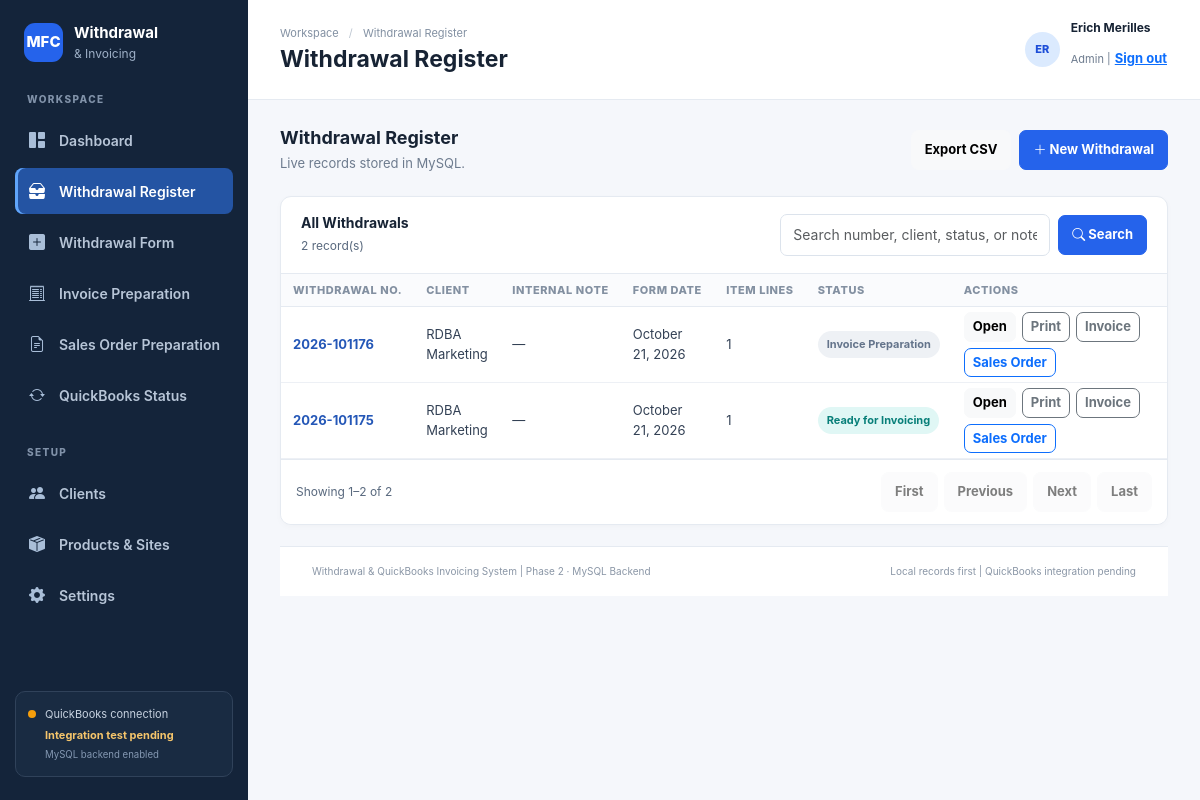
The page /frontend/withdrawals.php (signed in) on the database its author committed.
### tables this page shows
CREATE TABLE `withdrawals` (
  `id` bigint(20) UNSIGNED NOT NULL,
  `withdrawal_no` varchar(40) NOT NULL,
  `saved_on` datetime NOT NULL DEFAULT current_timestamp(),
  `time_received` time DEFAULT NULL,
  `pick_up_time` time DEFAULT NULL,
  `client_id` bigint(20) UNSIGNED NOT NULL,
  `form_date` date NOT NULL,
  `po_no` varchar(100) DEFAULT NULL,
  `internal_note` text DEFAULT NULL,
  `status` enum('Draft','Ready for Invoicing','Invoice Preparation','Invoiced','Cancelled') NOT NULL DEFAULT 'Draft',
  `created_by` bigint(20) UNSIGNED DEFAULT NULL,
  `updated_by` bigint(20) UNSIGNED DEFAULT NULL,
  `created_at` datetime NOT NULL DEFAULT current_timestamp(),
  `updated_at` datetime DEFAULT NULL ON UPDATE current_timestamp()
);

CREATE TABLE `clients` (
  `id` bigint(20) UNSIGNED NOT NULL,
  `client_name` varchar(180) NOT NULL,
  `qb_list_id` varchar(100) DEFAULT NULL,
  `active` tinyint(1) NOT NULL DEFAULT 1,
  `created_at` datetime NOT NULL DEFAULT current_timestamp()
);

### backend/core/functions.php (called while the page is built, shortened)
<?php
function e(mixed $value): string
{
    return htmlspecialchars((string)$value, ENT_QUOTES | ENT_SUBSTITUTE, 'UTF-8');
}
function status_class(string $status): string
{
    $s = strtolower($status);
    if (str_contains($s, 'ready')) return 'status-teal';
    return 'status-muted';
}

### frontend/withdrawals.php (the view, shortened to what this page needs)
<?php
require __DIR__ . '/includes/layout_start.php';
$pdo = db();
$q = trim($_GET['q'] ?? '');
$sql = "SELECT w.id,w.withdrawal_no,w.form_date,w.status,w.internal_note,c.client_name,COUNT(wi.id) item_count FROM withdrawals w JOIN clients c ON c.id=w.client_id LEFT JOIN withdrawal_items wi ON wi.withdrawal_id=w.id WHERE (?='' OR w.withdrawal_no LIKE ? OR c.client_name LIKE ? OR w.status LIKE ? OR w.internal_note LIKE ?) GROUP BY w.id ORDER BY w.id DESC";
$s = $pdo->prepare($sql);
$like = '%' . $q . '%';
$s->execute([$q, $like, $like, $like, $like]);
$records = $s->fetchAll();
?>
<div class="page-intro">
    <div>
        <h2>Withdrawal Register</h2>
        <p>Live records stored in MySQL.</p>
    </div>
    <div class="toolbar">
        <a href="<?= e(APP_BASE_URL) ?>/backend/exports/withdrawals.php"
            class="btn btn-light">
            Export CSV
        </a>
        <a href="withdrawal_form.php" class="btn btn-primary">
            <i class="bi bi-plus-lg" aria-hidden="true"></i>
            New Withdrawal
        </a>
    </div>
</div>
<section class="panel">
    <div class="panel-header">
        <div>
            <h3>All Withdrawals</h3>
            <p><?= count($records) ?> record(s)</p>
        </div>
        <form class="toolbar" method="get" role="search"><input class="form-control" id="withdrawalSearch" name="q" value="<?= e($q) ?>" placeholder="Search number, client, status, or note"><button class="btn btn-primary" type="submit"><i class="bi bi-search" aria-hidden="true"></i> Search</button></form>
    </div>
    <div class="table-responsive">
        <table class="table">
            <thead>
                <tr>
                    <th>Withdrawal No.</th>
                    <th>Client</th>
                    <th>Internal Note</th>
                    <th>Form Date</th>
                    <th>Item Lines</th>
                    <th>Status</th>
                    <th>Actions</th>
                </tr>
            </thead>
            <tbody>
                <?php foreach ($records as $r): ?><tr>
                        <td><a class="record-no" href="withdrawal_form.php?withdrawal_no=<?= e($r['withdrawal_no']) ?>"><?= e($r['withdrawal_no']) ?></a></td>
                        <td><?= e($r['client_name']) ?></td>
                        <td>
                            <?php if (($r['internal_note'] ?? '') !== ''): ?>
                                <details class="withdrawal-register-note">
                                    <summary style="color:red; font-weight:bold;">
                                        <?= e($r['internal_note']) ?>
                                    </summary>
                                </details>
                            <?php else: ?>
                                <span class="muted">&mdash;</span>
                            <?php endif; ?>
                        </td>
                        <td><?= e(date('F d, Y', strtotime($r['form_date']))) ?></td>
                        <td><?= (int)$r['item_count'] ?></td>
                        <td><span class="status-pill <?= e(status_class($r['status'])) ?>"><?= e($r['status']) ?></span></td>
                        <td>
                            <div class="row-actions">
                                <a class="btn btn-light btn-sm"
                                    href="withdrawal_form.php?withdrawal_no=<?= e($r['withdrawal_no']) ?>">
                                    Open
                                </a>
                                <a class="btn btn-outline-secondary btn-sm"
                                    href="withdrawal_print.php?withdrawal_no=<?= e($r['withdrawal_no']) ?>"
                                    target="_blank">
                                    Print
                                </a>
                                <a class="btn btn-outline-secondary btn-sm"
                                    href="invoice_preparation.php?withdrawal_no=<?= e($r['withdrawal_no']) ?>">
                                    Invoice
                                </a>
                                <a class="btn btn-outline-primary btn-sm"
                                    href="sales_order_preparation.php?withdrawal_no=<?= e($r['withdrawal_no']) ?>">
                                    Sales Order
                                </a>
                            </div>
                        </td>
                    </tr><?php endforeach; ?>
            </tbody>
        </table>
    </div>
</section><?php require __DIR__ . '/includes/footer.php'; ?>

### frontend/assets/css/app.css (style rules this page uses)
* { box-sizing: border-box }
body { margin: 0; background: var(--workspace); color: var(--ink); font-family: Inter, -apple-system, BlinkMacSystemFont, "Segoe UI", Arial, sans-serif; font-size: 14px }
.page-intro { display: flex; align-items: flex-start; justify-content: space-between; gap: 18px; margin-bottom: 22px }
.page-intro h2 { font-size: 18px; font-weight: 750; margin: 0 0 6px }
.page-intro p { margin: 0; color: var(--muted); font-size: 12px }
.btn { border-radius: 7px; font-size: 12px; font-weight: 650; padding: 9px 13px }
.btn-primary { background: var(--blue); border-color: var(--blue) }
.stat-card, .panel { background: #fff; border: 1px solid var(--line); border-radius: 11px; box-shadow: 0 2px 6px rgba(20, 36, 58, .025) }
.panel { overflow: hidden; margin-bottom: 21px }
.panel-header { display: flex; align-items: center; justify-content: space-between; padding: 17px 20px; border-bottom: 1px solid var(--line); gap: 12px }
.panel-header h3 { font-size: 14px; font-weight: 750; margin: 0 }
.panel-header p { margin: 5px 0 0; color: var(--muted); font-size: 11px }
.table { margin: 0; vertical-align: middle }
.table thead th { font-size: 10px; text-transform: uppercase; letter-spacing: .55px; color: #8390a1; background: #fafbfd; border-bottom: 1px solid var(--line); font-weight: 800; white-space: nowrap; padding: 12px 15px }
.table tbody td { font-size: 12px; color: #334155; padding: 13px 15px; border-color: #edf0f5 }
.record-no { font-weight: 750; color: #2457b7; text-decoration: none }
.status-pill { display: inline-flex; align-items: center; white-space: nowrap; border-radius: 20px; padding: 5px 9px; font-size: 10px; font-weight: 750 }
.status-teal { background: #e0f7f5; color: #087f79 }
.status-muted { background: #eef1f5; color: #64748b }
.form-control, .form-select { font-size: 12px; border-color: #dce3ec; border-radius: 7px; min-height: 38px; color: #253449 }
.toolbar { display: flex; align-items: center; gap: 9px; flex-wrap: wrap }
.toolbar .form-control { max-width: 270px }
html { font-size: 16px; }
body { font-size: 15px; line-height: 1.5; }
.form-control, .form-select { min-height: 42px; font-size: 14px; }
.table thead th { font-size: 11px; }
.table tbody td { font-size: 13px; }
.btn { min-height: 40px; font-size: 13px; }
.panel-header { flex-wrap: wrap; }
.panel-header>form { min-width: min(100%, 320px); }
.table-responsive { -webkit-overflow-scrolling: touch; }
.page-intro p { font-size: 13px; }
.panel-header p, .form-text, .setting-row p, .quick-action small, .record-sub, .stat-note, .table-pagination-summary { color: #59697e; font-size: 12px; }
.status-pill { font-size: 11px; }
.page-intro { align-items: center; gap: 16px; }
.page-intro>.toolbar { justify-content: flex-end; flex-shrink: 0; }
.toolbar { gap: 8px; }
.panel-header>form.toolbar { justify-content: flex-end; align-items: center; }
.panel-header>form.toolbar .form-control { width: 270px; max-width: 100%; }
.table td .row-actions { display: flex; align-items: center; justify-content: flex-start; flex-wrap: wrap; gap: 6px; min-width: 190px; }
.table td .row-actions .btn { margin: 0; white-space: nowrap; }
.table-responsive { overflow-x: auto; }
.table thead th { padding: 8px 12px; line-height: 1.5; vertical-align: middle; }
.table tbody td { padding: 5px 12px; line-height: 1.5; vertical-align: middle; }
.table tbody td .btn { min-height: 28px; padding: 4px 8px; line-height: 1.5; }
.table tbody td .status-pill { line-height: 1.5; }
.table { margin-bottom: 0; }

### rows shown on the page
withdrawals: withdrawal_no "2026-101176", client.client_name "RDBA Marketing", form_date "October 21, 2026", item_count "1", status "Invoice Preparation"
withdrawals: withdrawal_no "2026-101175", client.client_name "RDBA Marketing", form_date "October 21, 2026", item_count "1", status "Ready for Invoicing"

### other values the page prints
$page_title "Withdrawal Register"
substr($_SESSION['user']['name'], 0, 2) "ER"
$_SESSION['user']['name'] "Erich Merilles"
$_SESSION['user']['role'] "Admin"
count($records) "2"
APP_NAME "Withdrawal & QuickBooks Invoicing System"
APP_VERSION "Phase 2 · MySQL Backend"
